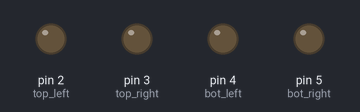
Recording of a sketch running on a simulated Arduino Uno, built with avr-gcc and run on an emulated ATmega328P. Shown: output pins drawn as LEDs (lit = HIGH).

Above: at 0.05 s.
At 0.6 s:
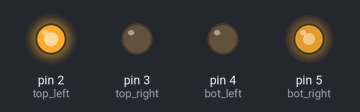
At 2.65 s:
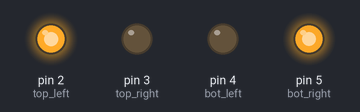
At 5.25 s:
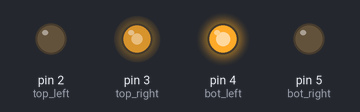
At 7.3 s:
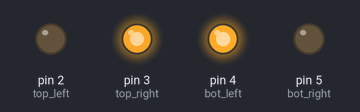
At 9.4 s:
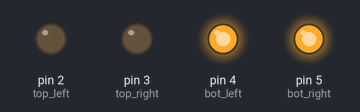
Timing chart, 0 to 12.2 s (numbered marks = the images above):
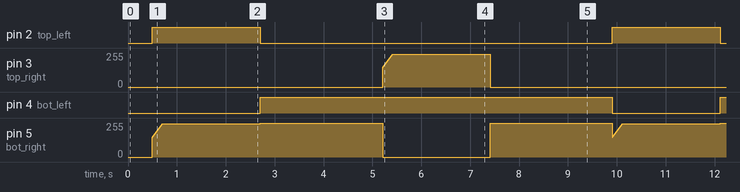

The sketch:

H_BrigdeTesting.ino
```cpp
int top_left = 2;
int top_right = 3;
int bot_left = 4;
int bot_right = 5;

int commandNum = 0;


void setup() {
  // put your setup code here, to run once:
  Serial.begin(9600);

  pinMode(top_left, OUTPUT);
  pinMode(top_right, OUTPUT);
  pinMode(bot_left, OUTPUT);
  pinMode(bot_right, OUTPUT);
}

void loop() {
  // put your main code here, to run repeatedly:
  /*
  if(Serial.available() > 0){
    commandNum = Serial.read();
  }
  Serial.println(commandNum, DEC);
  if(commandNum == 1){
    moveForward();
  }
  if(commandNum == 2){
    moveBackward();
  }
  else{
    brake();
  }
  */

  moveForward();
  brake();
  moveBackward();
  brake();\
}

void brake(){
  digitalWrite(top_left, LOW);
  digitalWrite(top_right, LOW);
  digitalWrite(bot_right, HIGH);
  digitalWrite(bot_left, HIGH);
  delay(2000);
}

void moveForward(){

  delay(500);
  for(int i = 150; i < 255; i += 5){
    analogWrite(top_left, i);
    analogWrite(bot_right, i);


    digitalWrite(top_right, LOW);
    digitalWrite(bot_left, LOW);
    delay(10);
  }
  delay(2000);
}


void moveBackward(){
  /*
  digitalWrite(top_left, LOW);
  digitalWrite(top_right, HIGH);
  digitalWrite(bot_right, LOW);
  digitalWrite(bot_left, HIGH);
  delay(2000);
  */
  delay(500);
  for(int i = 150; i < 250; i += 5){
    analogWrite(top_right, i);
    analogWrite(bot_left, i);


    digitalWrite(top_left, LOW);
    digitalWrite(bot_right, LOW);
    delay(10);
  }
  delay(2000);
}
```

Measured:
- by itself, pin 2 (top_left): alternates HIGH for 2.2 s and LOW for 7.2 s
- by itself, pin 3 (top_right): ramps from 0/255 to 245/255 and jumps back, once every 9.4 s
- by itself, pin 4 (bot_left): alternates HIGH for 7.2 s and LOW for 2.2 s
- by itself, pin 5 (bot_right): moves between 0/255 and 255/255, repeating every 9.4 s
